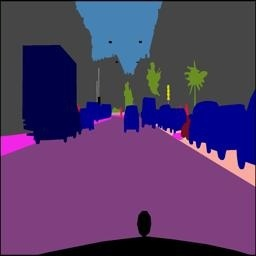
#> input picture data/processed/train/mask/1005.jpg, 256 x 256 px; its folder holds 4 pictures in this run
$ python mask_road_generation.py
#> lines starting #> are read from the running program, lines starting #| are printed output that depends on the picture; after the words box and inside, x2 and y2 are one past the last pixel; in counts of white or black regions, pixels touching at a corner belong together
### scripts/split_images.py
"""
    Collection of utilities to split and save the halves into two folders.
    @note The format of Cityscapes' images is [IMG][MASK]
"""
import cv2
import os
from tqdm import tqdm


"""
    @method get_all_images_dir
        Extract the file names of all images (*.jpg) from a directory
"""
def get_all_images_dir(dir_path):
#> called with dir_path = '../data/processed/train/mask'
    res = []
    for path in os.listdir(dir_path):
        if os.path.isfile(os.path.join(dir_path, path)):
            # Check if the file is a .jpg file
            if ".jpg" in path:
                res.append(path)
#> pass 2 of the loop in get_all_images_dir, `for path in os.listdir(dir_path):`:
#> pass 3 of the loop in get_all_images_dir, `for path in os.listdir(dir_path):`:
#> the loop made 4 passes; the first 3 are shown

    return res


"""
    @method split_image_half
        Split the image provided in half and return both halves as `cv2` images
"""
# [11 lines left out: function split_image_half, not called in this run]

# [34 lines that do not run on import are left out]

### scripts/mask_road_generation.py
"""
    Localise the road from the CITYSCAPES images' masks.
"""

import cv2
import numpy as np
from tqdm import tqdm
from split_images import get_all_images_dir
import os

# RGB colours for `road` and `other`
road_rgb = np.array([127, 63, 128])
other_rgb = np.array([0, 0, 0])
white_rgb = np.array([255, 255, 255])

"""
    @method recolour_image
        Recolour image based on the binary segmentation conditions
"""
def recolour_image(img, road_rgb = road_rgb, other_rgb = other_rgb):
    # Loop through the image
    height = img.shape[0]
    width = img.shape[1]

    # Make the non road pixels `other_rgb`
    for x in range(width):
        for y in range(height):
            current_pixel = (img[y][x])
            if np.array_equal(current_pixel, road_rgb) is False:
                img[y][x] = other_rgb
            else:
                img[y][x] = white_rgb

    # Return the updated image
    return img

if __name__ == "__main__":
    # Make folders for the processed images for scenes and masks
    try:
        os.makedirs("../data/processed/train/binary_road_mask")
        os.makedirs("../data/processed/val/binary_road_mask")
    except FileExistsError as e:
        print(f"Directories already created: {e}")
        pass

    # Generate road masks for the train set
    train_path = "../data/processed/train/mask"
    train_merged_images = get_all_images_dir(train_path)

    for image_file in tqdm(train_merged_images):
        img = cv2.imread(f"{train_path}/{image_file}")
#> img is the input picture: shape (256, 256, 3); mean B, G, R 103.9, 58.7, 83.4
        road_img = recolour_image(img)
#> after the loop in recolour_image, `for x in range(width):`:
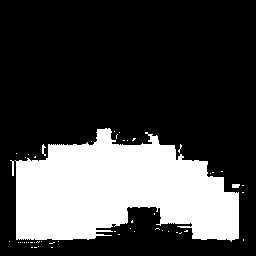
#> img: shape (256, 256, 3); 26.9% white; 51 white regions (47 under 20 px), largest, box (x1, y1, x2, y2) and area: (15, 128, 239, 242) 17430, (10, 160, 14, 176) 32, (232, 184, 240, 188) 30, (42, 144, 46, 156) 26

        # Save the road masks
        cv2.imwrite(f"../data/processed/train/binary_road_mask/{image_file}", road_img)
#> pass 2 of the loop `for image_file in tqdm(train_merged_images):`:
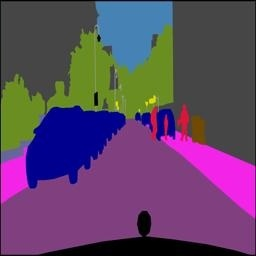
#> input picture data/processed/train/mask/1058.jpg, 256 x 256 px
#> img is the input picture: shape (256, 256, 3); mean B, G, R 101.1, 69.4, 94.4
#> after the loop in recolour_image (call 2), `for x in range(width):`:
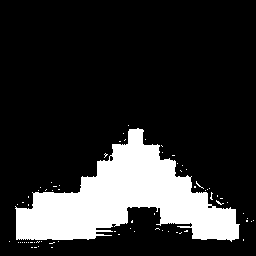
#> img: shape (256, 256, 3); 18.4% white; 71 white regions (70 under 20 px), largest, box (x1, y1, x2, y2) and area: (15, 128, 240, 242) 11864
#> pass 3 of the loop `for image_file in tqdm(train_merged_images):`:
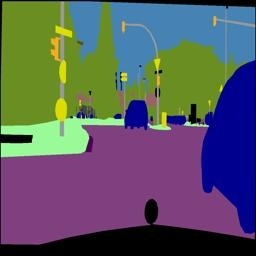
#> input picture data/processed/train/mask/1165.jpg, 256 x 256 px
#> img is the input picture: shape (256, 256, 3); mean B, G, R 97.9, 89.3, 88.8
#> after the loop in recolour_image (call 3), `for x in range(width):`:
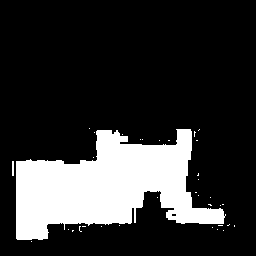
#> img: shape (256, 256, 3); 20.3% white; 35 white regions (33 under 20 px), largest, box (x1, y1, x2, y2) and area: (16, 129, 226, 240) 13178, (12, 161, 14, 176) 30
#> the loop made 4 passes; the first 3 are shown


    # Generate road masks for the validation set
    val_path = "../data/processed/val/mask"
#> val_path = '../data/processed/val/mask'
    val_merged_images = get_all_images_dir(val_path)
#> pass 2 of the loop in get_all_images_dir, `for path in os.listdir(dir_path):`:
#> pass 3 of the loop in get_all_images_dir, `for path in os.listdir(dir_path):`:
#> the loop made 4 passes; the first 3 are shown
#> val_merged_images = ['1005.jpg', '1058.jpg', '1165.jpg', '1214.jpg']

    for image_file in tqdm(val_merged_images):
        img = cv2.imread(f"{val_path}/{image_file}")
        road_img = recolour_image(img)

        # Save the road masks
        cv2.imwrite(f"../data/processed/val/binary_road_mask/{image_file}", road_img)
#> pass 2 of the loop `for image_file in tqdm(val_merged_images):`:
#> pass 3 of the loop `for image_file in tqdm(val_merged_images):`:
#> the loop made 4 passes; the first 3 are shown
